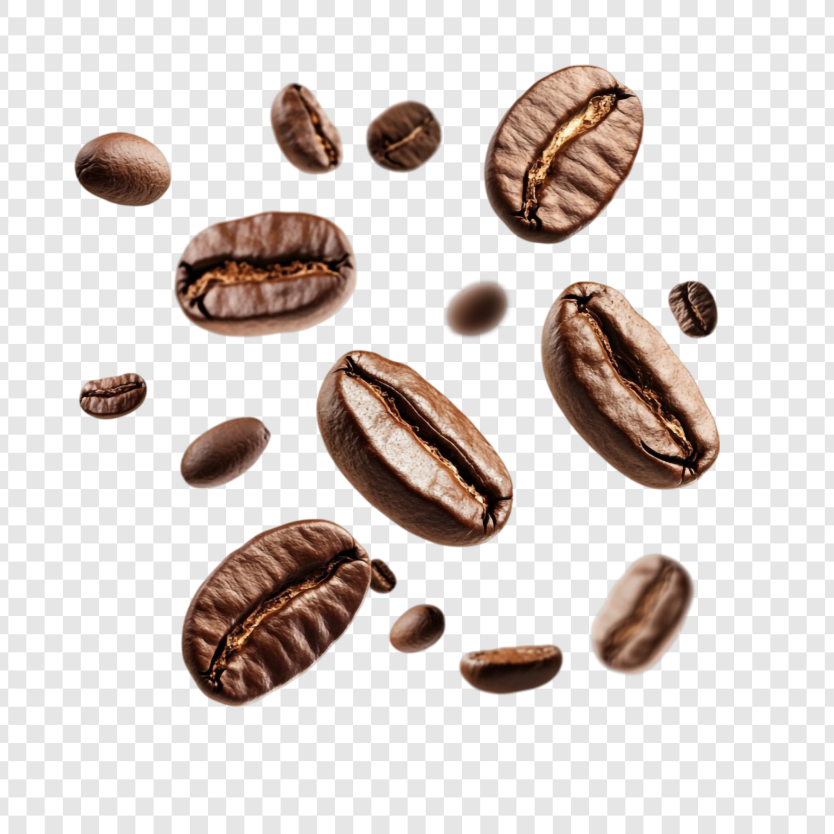
#> input picture src/assets/coffee-beans.jpg, 2500 x 2500 px (shown at 1/3 size)
$ python perfect_crop.py
#> lines starting #> are read from the running program, lines starting #| are printed output that depends on the picture
from PIL import Image
import os

src = Image.open("src/assets/coffee-beans.jpg").convert("RGBA")
pixels = src.load()
width, height = src.size
#> width = 2500; height = 2500

# We will create a perfect mask using color difference (brown vs gray)
for y in range(height):
    for x in range(width):
        r, g, b, a = pixels[x, y]

        # Check if the pixel neutral (grayscale)
        # Background is checkered gray/white -> R, G, B are almost identical.
        # Coffee beans are brown -> R is significantly larger than B.
        color_diff = int(r) - int(b)

        # If it's a dark shadow, it might be close to black, but r-b is still > 10 usually
        # If it's a highlight, it might be white, but usually warm white.
        # But wait, true black shadows might have r-b < 15. Let's do a combined check.
        is_background = False

        if color_diff < 15 and max(r,g,b) > 100:
            is_background = True

        # Extra check for pure white/light gray exactly
        if abs(r-g) < 10 and abs(g-b) < 10 and r > 150:
             is_background = True

        if is_background:
            pixels[x, y] = (255, 255, 255, 0)
        else:
            # Keep pixel, apply slight edge smoothing if needed
            pixels[x, y] = (r, g, b, 255)

# Wait, instead of hardcropping with squares, we can find bounding boxes automatically!
# Or we can just use the manual ones we already know, but with this perfect mask!

# Let's adjust the manual boxes slightly to be perfectly tight
beans = {
    "bean1": (1350, 200, 2100, 750),    # Top-right large bean
    "bean2": (600, 500, 1300, 1000),     # Mid-left large bean
    "bean3": (1350, 750, 2050, 1350),    # Right-center large bean
    "bean4": (700, 1200, 1500, 1850),    # Center large bean (biggest)
    "bean5": (200, 1650, 1050, 2200),    # Bottom-left large bean
    "bean6": (50, 400, 450, 750),        # Far-left round bean
    "bean7": (600, 200, 950, 500),       # Top-center pair area
    "bean8": (1700, 1150, 2200, 1600),   # Right side medium bean
    "bean9": (350, 1100, 650, 1400),     # Left small bean
    "bean10": (2100, 450, 2400, 700),    # Far-right small bean
    "bean11": (1100, 1900, 1400, 2150),  # Bottom center small
    "bean12": (1800, 1800, 2200, 2100),  # Bottom right blurred
}

out_dir = "src/assets/beans"
os.makedirs(out_dir, exist_ok=True)

# Save the full masked image just for debugging
src.save("src/assets/beans/full_masked.png")

# Now crop tightly
for name, box in beans.items():
    cropped = src.crop(box)

    # Auto-tighten the bounding box to remove empty transparent space
    bbox = cropped.getbbox()
    if bbox:
        cropped = cropped.crop(bbox)

    cropped.save(f"{out_dir}/{name}.png", "PNG")
    print(f"Saved {name}")
#> this loop made 12 passes
#> bbox on passes 1, 2, 3, 4, 5, 6, 7, 8, 9, 11, 12: (102, 0, 582, 532), (0, 0, 661, 500), (0, 93, 700, 600), (0, 0, 800, 650), (344, 0, 850, 470), (174, 0, 400, 219), (210, 48, 350, 300), (0, 0, 459, 319), (0, 18, 300, 300), (66, 0, 300, 145), (0, 0, 277, 224)
#> pass 1, `cropped = src.crop(box)`:
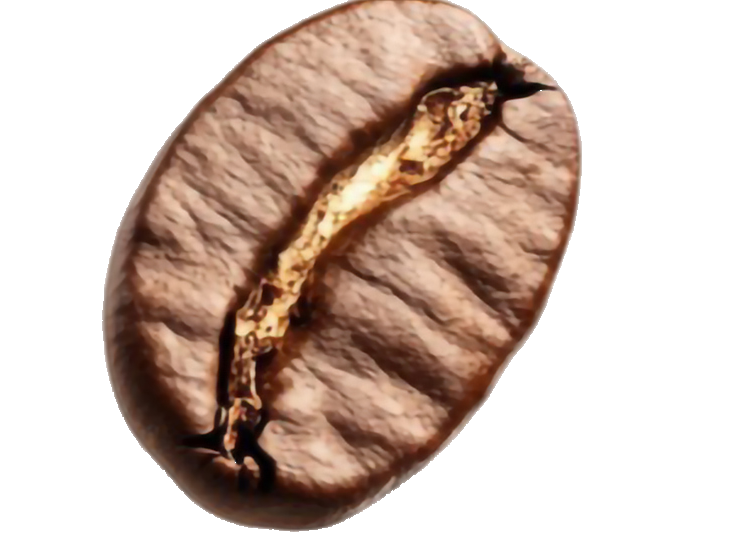
#> cropped: PIL image 750x550 RGBA; mean R, G, B, A 208.8, 190.7, 180.8, 115.8; transparent parts drawn white
#> pass 1, `cropped = cropped.crop(bbox)`:
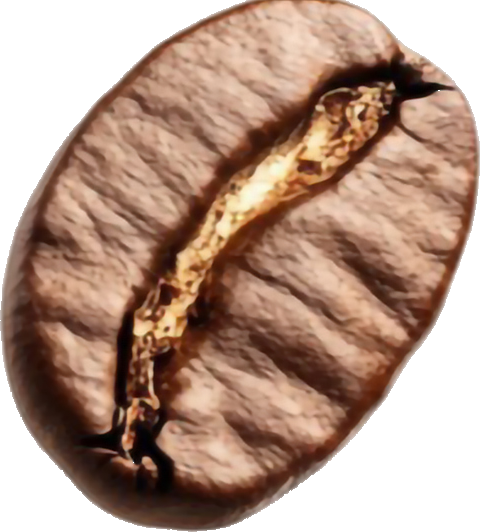
#> cropped: PIL image 480x532 RGBA; mean R, G, B, A 180.4, 151.1, 135.2, 187.1; transparent parts drawn white
#> pass 2, `cropped = src.crop(box)`:
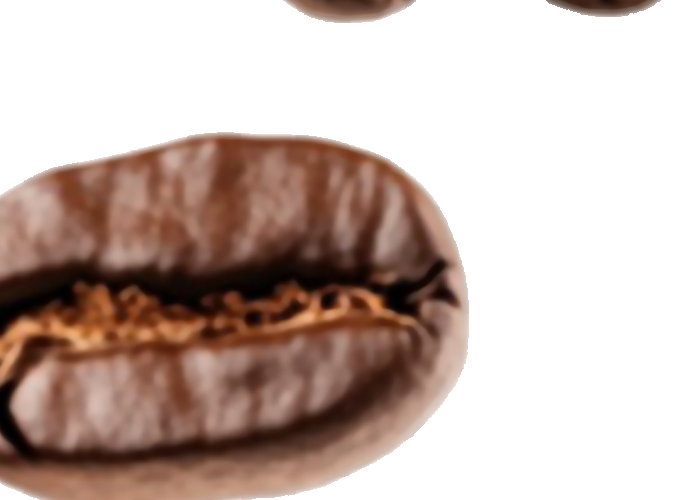
#> cropped: PIL image 700x500 RGBA; mean R, G, B, A 200, 182.5, 175.3, 112.5; transparent parts drawn white
#> pass 2, `cropped = cropped.crop(bbox)`:
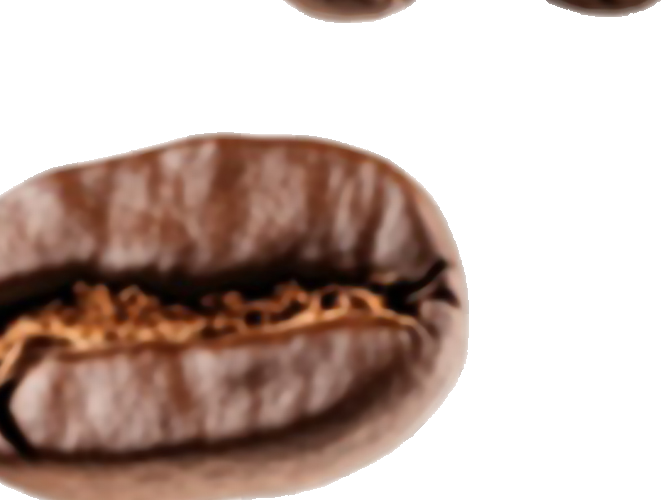
#> cropped: PIL image 661x500 RGBA; mean R, G, B, A 196.8, 178.2, 170.6, 119.2; transparent parts drawn white
#> after the loop:
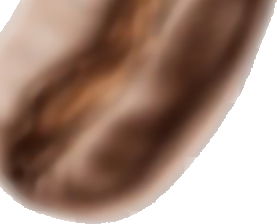
#> cropped: PIL image 277x224 RGBA; mean R, G, B, A 164.5, 137.3, 123.7, 196.5; transparent parts drawn white
